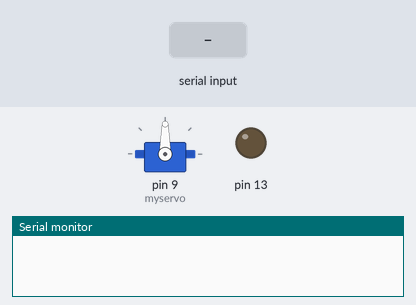
The sketch below on a simulated Arduino Uno, built with avr-gcc and run on an emulated ATmega328P. On the bench: servo, output pins drawn as LEDs (lit = HIGH), the last lines printed to the serial monitor. Inputs (shaded band) come from the test bench.

Above: at 1.2 s.
1.3 s: "~" received over Serial
At 1.46 s:
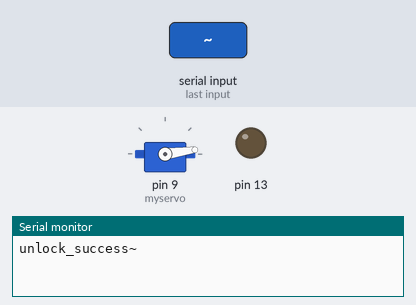
At 5.4 s:
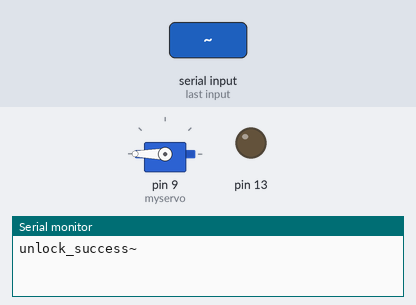
Timing chart, 0 to 6.9 s (numbered marks = the images above; inputs shaded):
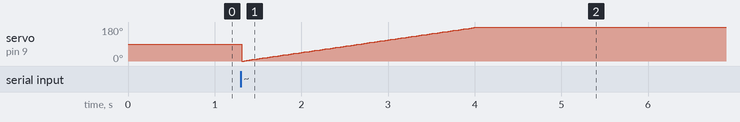

The sketch:

arduino.ino
```cpp
/**
 * Input format: <password(10)>/<instruction>~
*/
#include <Servo.h>

//temp
String password = "123456789";
//temp

//constants
String WRONG_PASSWORD = "wrong_password";
String LOCK_SUCCESS = "lock_success";
String UNLOCK_SUCCESS = "unlock_success";
String UNLOCK_INSTRUCTION = "unlock_instruction";
String LOCK_INSTRUCTION = "lock_instruction";
String CHANGE_PASSWORD_INSTRUCTION = "change_password_instruction";

/*
     * Input format: <password(10)>/<instruction>~
*/
//Variable for storing received readInput
String readInput = "";
char bytes;

Servo myservo;

void setup()
{
    Serial.begin(9600);
    pinMode(13, OUTPUT);
    myservo.attach(9);
}
void loop()
{
   if(Serial.available() > 0)      // Send readInput only when you receive readInput:
   {
      delay(10);
      bytes = Serial.read();        //Read the incoming readInput & store into bytes
      if(bytes == '~')
      {
        String instruction = getInstruction(readInput);
        String inputPassword = getPassword(readInput);
        if(instruction == UNLOCK_INSTRUCTION)
        {
          unlock(inputPassword);
        }
        else if(instruction == LOCK_INSTRUCTION)
        {
          lock();
        }
        else if(instruction == CHANGE_PASSWORD_INSTRUCTION)
        {
          changePassword();
        }
      }
      else
      {
        readInput += bytes;
      }
   }
}

//gets the password from the input from android device
String getPassword(String readInput)
{
  //TODO: write the parsing code
  return password;
}

//gets the instruction from the input from android device
String getInstruction(String readInput)
{
  //TODO: write the parsing coder
  return UNLOCK_INSTRUCTION;
}

//takes input from android and checks if inputed password matches
void unlock(String inputPassword)
{
  if(inputPassword == password)
  {
    //send back to android that unlock was successful
    Serial.print(UNLOCK_SUCCESS + "~");
    for (int pos = 0; pos <= 180; pos += 1) {
      // goes from 0 degrees to 180 degrees
      // in steps of 1 degree
      myservo.write(pos);              // tell servo to go to position in variable 'pos'
      delay(15);                       // waits 15ms for the servo to reach the position
    }
  }
  else
  {
    Serial.print(WRONG_PASSWORD + "~");
  }
}

void lock()
{
    Serial.print(LOCK_SUCCESS + "~");
    for (int pos = 0; pos <= 180; pos += 1) {
      // goes from 0 degrees to 180 degrees
      // in steps of 1 degree
      myservo.write(pos);              // tell servo to go to position in variable 'pos'
      delay(15);                       // waits 15ms for the servo to reach the position
    }
}

//function to change password
void changePassword()
{
  //TODO
}
```
